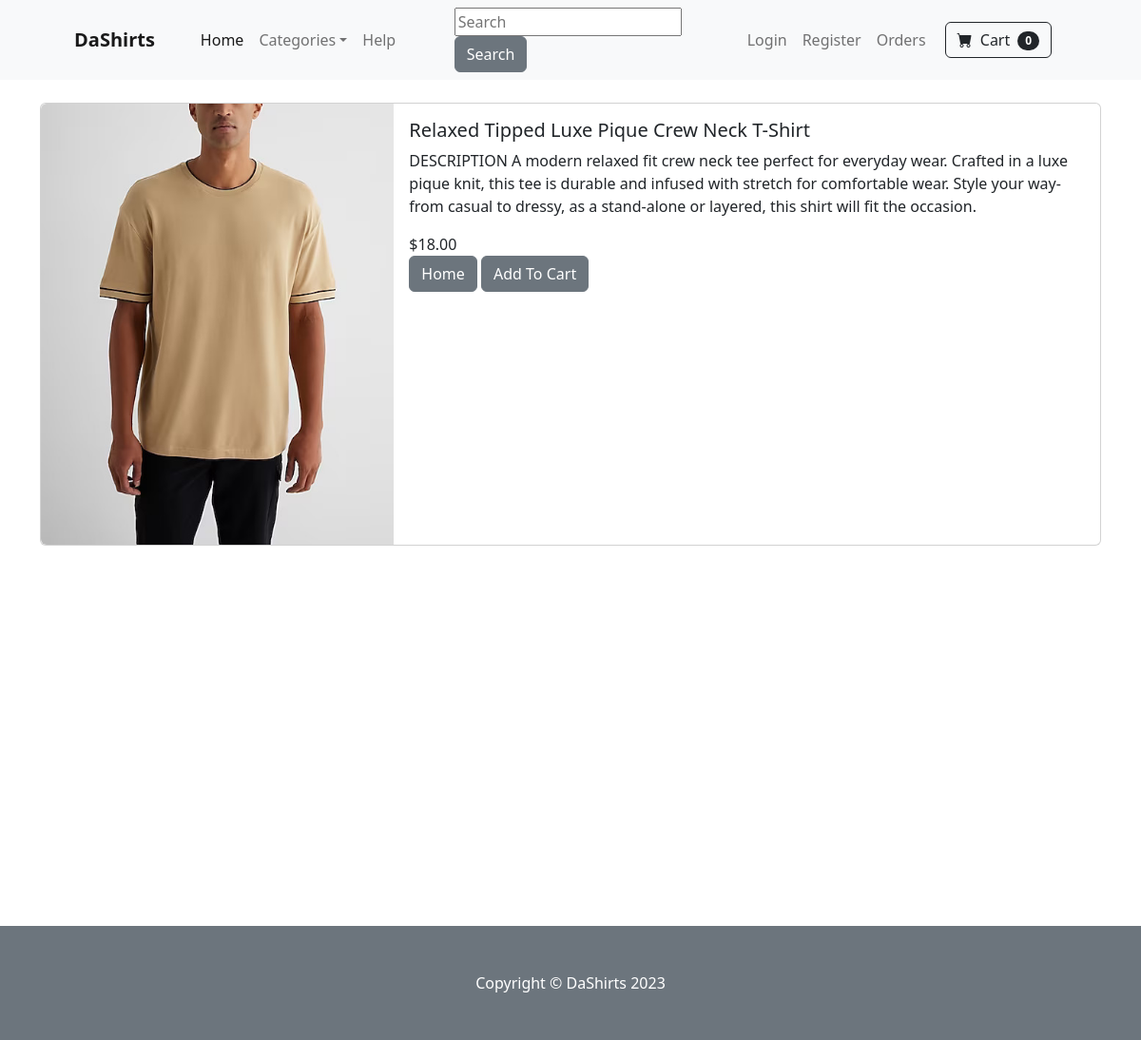
The page /product/14 on the database its author committed.
### store/models.py (models this page shows, shortened)
class Product(models.Model):
    id = models.AutoField(primary_key=True)
    name = models.CharField(max_length=100)
    price = models.DecimalField(default=0, decimal_places=2, max_digits=6)
    category = models.ForeignKey(Category, on_delete=models.CASCADE, default=1)
    description = models.TextField(blank=True, null=True)
    image = models.ImageField(upload_to='uploads/product/')
    on_sale = models.BooleanField(default=False)
    sale_price = models.DecimalField(default=0, decimal_places=2, max_digits=6)

### store/views.py (the view)
# urls.py: path('product/<int:pk>', views.product, name='product'), #go to product page based on product (primary key) number
def product(request,pk):
    product = Product.objects.get(id=pk)
    return render(request, 'product.html', {'product':product})

### store/templates/product.html (shortened to what this page needs)
{% extends 'base.html' %}
{% block content %}
<div class="container">
  <br/>
  <div class="card mb-3">
      <div class="row g-0">
        <div class="col-md-4">
          <img src="{{ product.image.url }}" class="img-fluid rounded-start" alt="...">
        </div>
        <div class="col-md-8">
          <div class="card-body">
            <h5 class="card-title">{{ product.name }}</h5>
            <p class="card-text">{{ product.description }}</p>
            {% if product.on_sale %}
            <div class="d-flex small text-warning mb-2 text-danger">
              <b>SALE!!!</b>
              </div>
              <div class="text-danger">
              <strike>
              ${{ product.price }}
              </strike>
              </div>
              ${{ product.sale_price }}
            {% else %}
              ${{ product.price }}
            {% endif %}
            <br/>
            <a href="{% url 'home' %}" class="btn btn-secondary">Home</a>
            <a href="{% url 'add_to_cart' pk=product.id %}" class="btn btn-secondary">Add To Cart</a>
          </div>
        </div>
      </div>
    </div>
</div>
<br/><br/><br/><br/><br/><br/><br/><br/><br/><br/><br/><br/><br/><br/><br/><br/>
{% endblock %}

### rows shown on the page
Product: image (picture), name "Relaxed Tipped Luxe Pique Crew Neck T-Shirt", description "DESCRIPTION A modern relaxed fit crew neck tee perfect for everyday wear. Crafted in a luxe pique knit, this tee is durable and infused with stretch for comfortable wear. Style your way- from casual to dressy, as a stand-alone or layered, this shirt will fit the occasion.", price "18.00"
